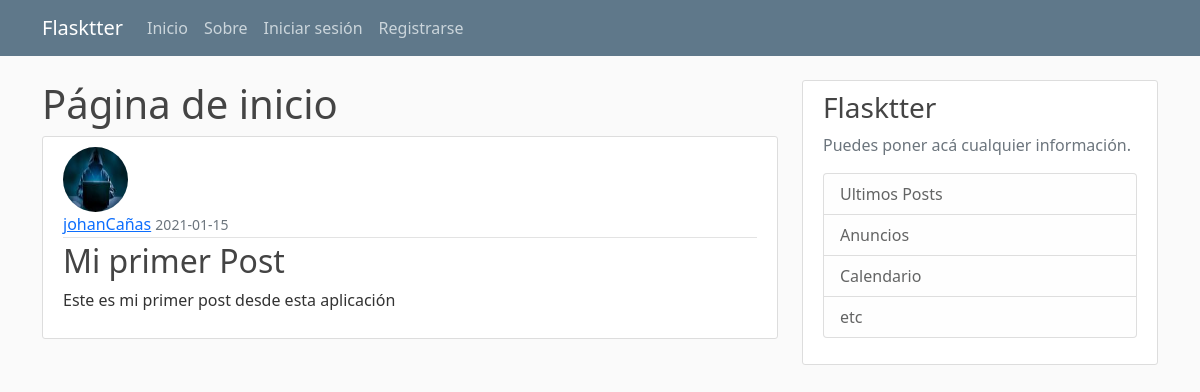
/post/1, run on an earlier commit of the app's database.
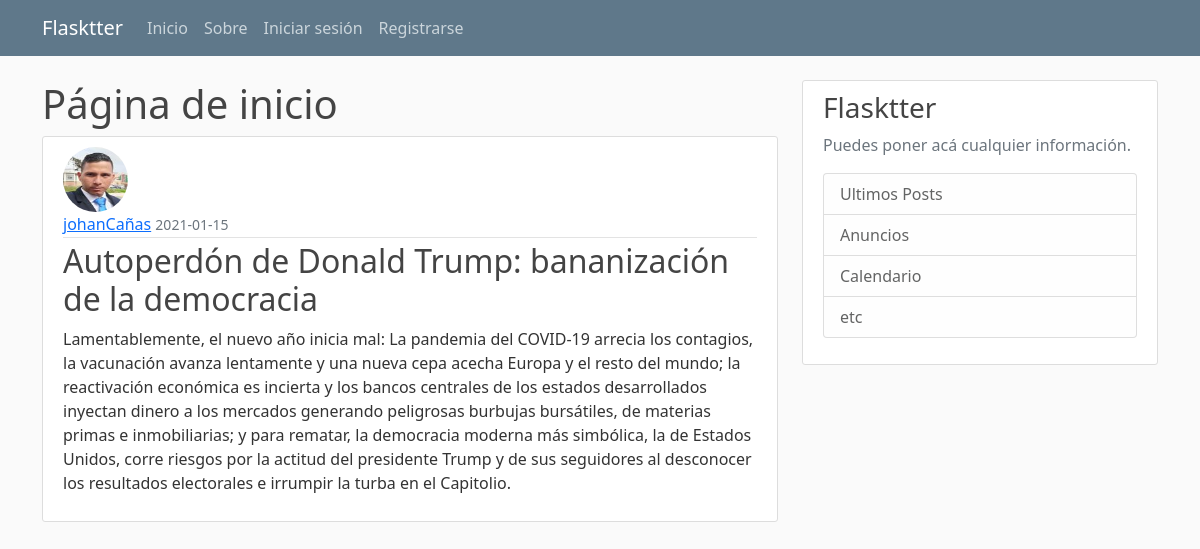
And on a later commit of the database.
### flaskblog/models.py (models this page shows, shortened)
class User(db.Model, UserMixin):
    id= db.Column(db.Integer, primary_key=True)
    username= db.Column(db.String(20), unique=True, nullable=False)
    email= db.Column(db.String(100), unique=True, nullable=False)
    image_file= db.Column(db.String(50), nullable=False, default='default.jpg')
    password= db.Column(db.String(60), nullable=False)
    '''Relacion uno a muchos '''
    post = db.relationship('Post', backref='author', lazy=True)

class Post(db.Model):
    id= db.Column(db.Integer, primary_key=True)
    title= db.Column(db.String(100), nullable=False)
    date_posted= db.Column(db.DateTime, nullable=False, default=datetime.utcnow)
    content = db.Column(db.Text, nullable=False)
    '''se establece la relacion de el post con el usuario con su id'''
    user_id = db.Column(db.Integer, db.ForeignKey('user.id'), nullable=False)

### flaskblog/routes.py (the view)
@app.route('/post/<int:post_id>')
def post(post_id):
    post = Post.query.get_or_404(post_id)
    return render_template('post.html', title=post.title, post=post)

### flaskblog/templates/post.html (shortened to what this page needs)
{% extends 'base.html' %} {% block content %}
  <h1>Página de inicio</h1>
  <article class="media content-section">
    <img
      class="rounded-circle article-img"
      src="{{ url_for('static', filename='profile_pics/' + post.author.image_file)}}"
      alt=""
    />
    <div class="media-body">
      <div class="article-metadata">
        <a class="mr-2" href="{{ url_for('user_posts', username=post.author.username) }}">{{ post.author.username }}</a>
        <small class="text-muted"
          >{{ post.date_posted.strftime('%Y-%m-%d') }}</small
        >
      </div>
      <h2 class="article-title">{{ post.title }}</h2>
      <p class="article-content">{{ post.content }}</p>
    </div>
  </article>
{% endblock %}

What changed in the data, as far as the page shows it:
changed User "johanCañas": image_file: a different picture
changed Post: title "Mi primer Post" → "Autoperdón de Donald Trump: bananización de la democracia"; content "Este es mi primer post desde esta aplicación" → "Lamentablemente, el nuevo año inicia mal: La pandemia del COVID-19 arrecia los contagios, la vacunación avanza lentamente y una nueva cepa acecha Europa y el resto del mundo; la reactivación económica es incierta y los bancos centrales de los estados desarrollados inyectan dinero a los mercados generando peligrosas burbujas bursátiles, de materias primas e inmobiliarias; y para rematar, la democracia moderna más simbólica, la de Estados Unidos, corre riesgos por la actitud del presidente Trump y de sus seguidores al desconocer los resultados electorales e irrumpir la turba en el Capitolio."
